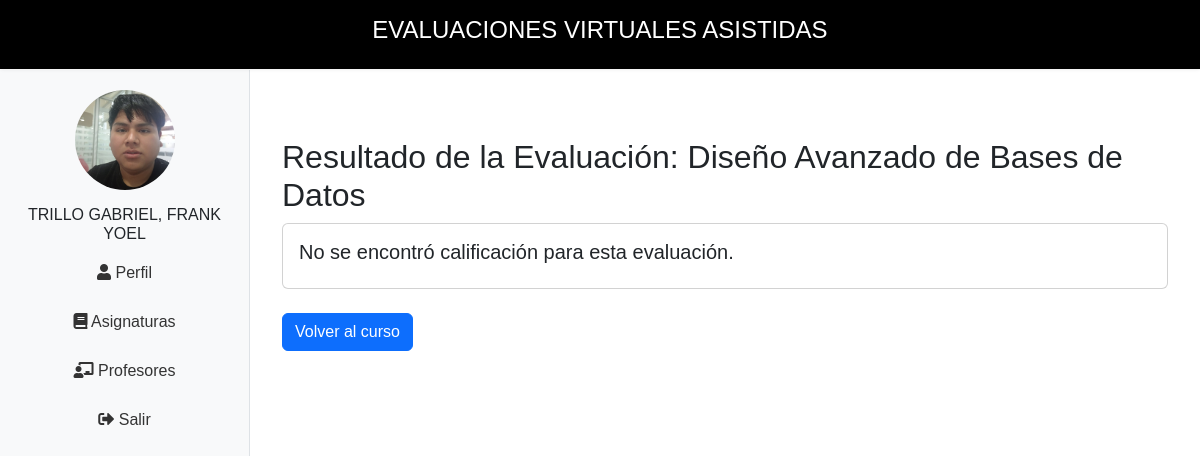
Before: /portalEstudiante/evaluacion/14/resultado/ (signed in) with the older database file.
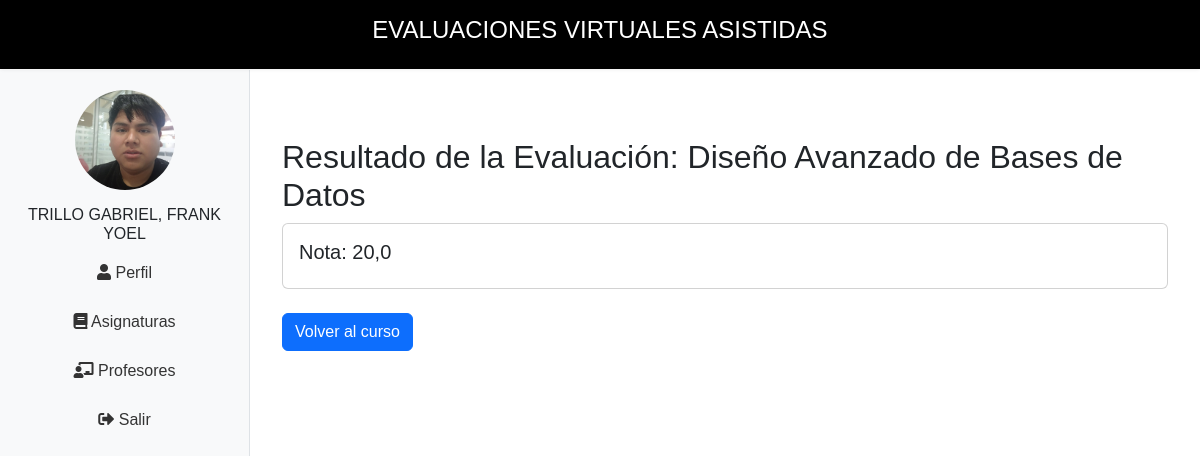
After: the same page with the newer database file.
### webApp/models.py (models this page shows)
class Calificaciones(models.Model):
    estudiante=models.ForeignKey(Estudiante,on_delete=models.CASCADE)
    curso=models.ForeignKey(Curso, on_delete=models.CASCADE)
    evaluacion=models.ForeignKey(Evaluaciones,on_delete=models.CASCADE)
    nota=models.FloatField(validators=[validate_nota])

### portalEstudiante/views.py (the view)
# urls.py: path('evaluacion/<int:evaluacion_id>/resultado/', resultado_evaluacion, name='resultado_evaluacion'),
@login_required
def resultado_evaluacion(request, evaluacion_id):
    evaluacion = get_object_or_404(Evaluaciones, pk=evaluacion_id)
    calificacion = Calificaciones.objects.filter(
        estudiante=request.user.estudiante,
        evaluacion=evaluacion
    ).first()
    context = {
        'evaluacion': evaluacion,
        'calificacion': calificacion,
    }
    return render(request, 'Asignaturas/resultado_evaluacion.html', context)

### portalEstudiante/context_processors.py (called while the page is built)
def nombre_estudiante(request):
    if request.user.is_authenticated:
        try:
            estudiante = request.user.estudiante
            nombre_completo = estudiante.nombre_completo()
            foto_url = estudiante.foto.url if estudiante.foto else None
            return {'nombre_estudiante': nombre_completo, 'foto_estudiante': foto_url}
        except Estudiante.DoesNotExist:
            return {'nombre_estudiante': "USER INVITADO", 'foto_estudiante': None}
    return {'nombre_estudiante': None, 'foto_estudiante': None}

### webApp/models.py (called while the page is built)
    def nombre_completo(self):
        nombre_completo = "{} {}, {}".format(self.apellido_paterno, self.apellido_materno, self.nombres)
        return nombre_completo.upper()

### portalEstudiante/templates/Asignaturas/resultado_evaluacion.html
{% extends "portalEstudiante/base.html" %}
{% load static %}
{% load widget_tweaks %}
{% block content %}
<div class="container mt-5">
    <h2>Resultado de la Evaluación: {{ evaluacion.nombre_Evaluacion }}</h2>
    <div class="row">
        <div class="col-12">
            <div class="card">
                <div class="card-body">
                    {% if calificacion %}
                        <h5 class="card-title">Nota: {{ calificacion.nota }}</h5>
                    {% else %}
                        <h5 class="card-title">No se encontró calificación para esta evaluación.</h5>
                    {% endif %}
                </div>
            </div>
        </div>
    </div>
    <div class="row mt-4">
        <div class="col-12">
            <a href="{% url 'portalEstudiante:curso_detalle' evaluacion.curso.id %}" class="btn btn-primary">Volver al curso</a>
        </div>
    </div>
</div>
{% endblock %}

Changed rows visible on the page:
added Calificaciones: nota "20,0"
Other visible differences:
text no longer shown: "No se encontró calificación para esta evaluación."
text now shown: "Nota:"
